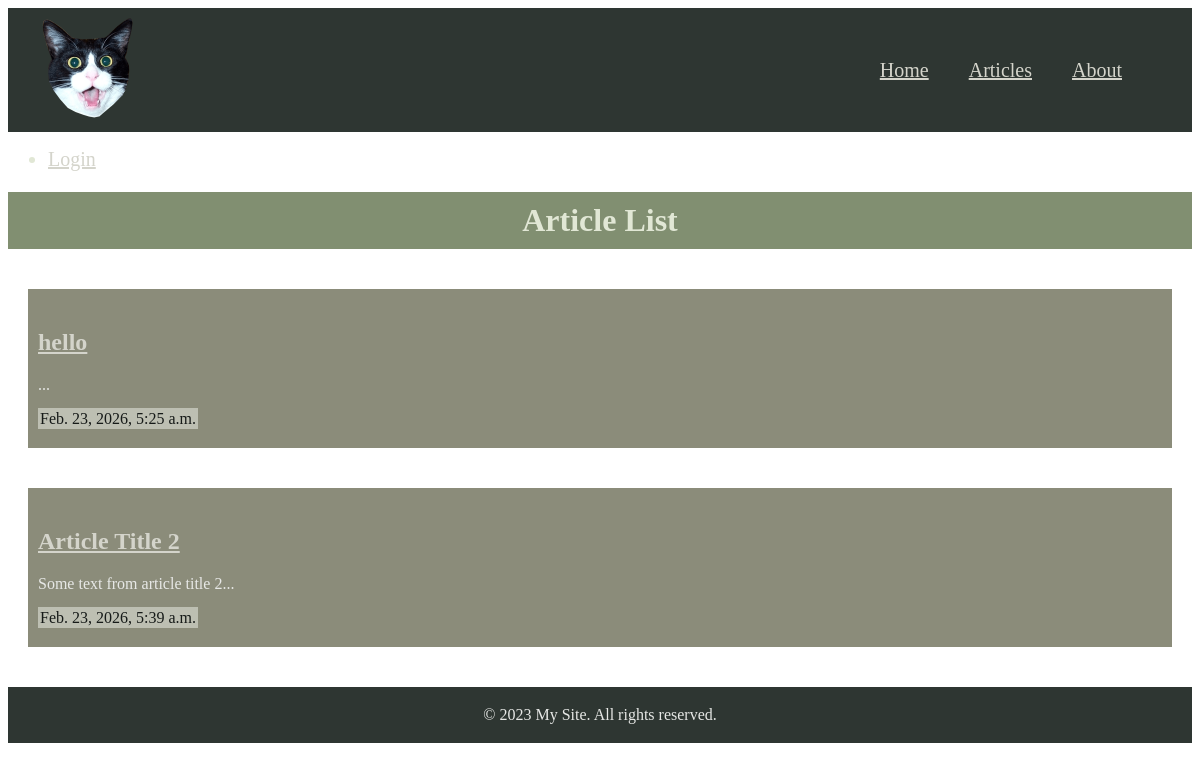
The app's page /articles/, older data.
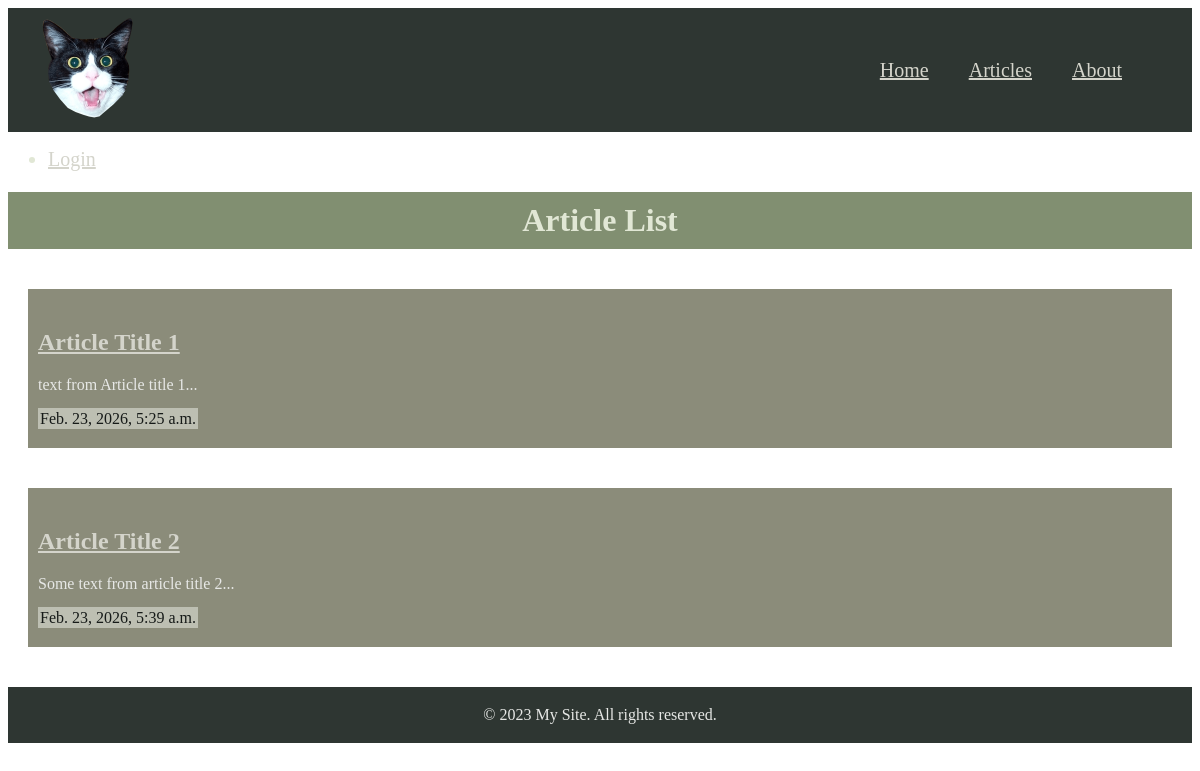
The same page, newer data.
### articles/models.py (models this page shows, shortened)
class Article(models.Model):
    title = models.CharField(max_length=200)
    slug = models.SlugField()
    body = models.TextField()
    date = models.DateTimeField(auto_now_add=True)
    thumbnail = models.ImageField(upload_to="images/", blank=True)
    def snippet(self):
        return self.body[:50] + '...'

### articles/views.py (the view)
# urls.py: path('', views.article_list, name='article_list'),
def article_list(request):
    articles = Article.objects.all().order_by('date')
    return render(request, 'articles/article_list.html', {'articles': articles})

### articles/templates/articles/article_list.html (shortened to what this page needs)
{% extends "base_layout.html" %}
{% block content %}
<main>
    <nav>
        <ul>
            {% if user.is_authenticated %}
                <li>
                    <form class="form" action="/accounts/logout/" method="post">
                        {% csrf_token %}
                        <button type="submit">Logout</button>
                    </form>
                </li>
            {% else %}
                <li>
                    <a href="{% url 'login' %}">Login</a>
                </li>
            {% endif %}
        </ul>
    </nav>
    <h1>Article List</h1>
    <div class="articles">
        {% for element in articles %}
        <div class="article__item">
            <h2>
                <a href="{% url 'article_detail' slug=element.slug %}">
                    {{ element.title }}
                </a>
            </h2>
            <p>
                {{ element.snippet }}
            </p>
            <time>
                {{ element.date }}
            </time>
        </div>
        {% endfor %}
    </div>
</main>
{% endblock content %}

Row changes from the older to the newer data that the page shows:
changed Article: title "hello" → "Article Title 1"; snippet "..." → "text from Article title 1..."
